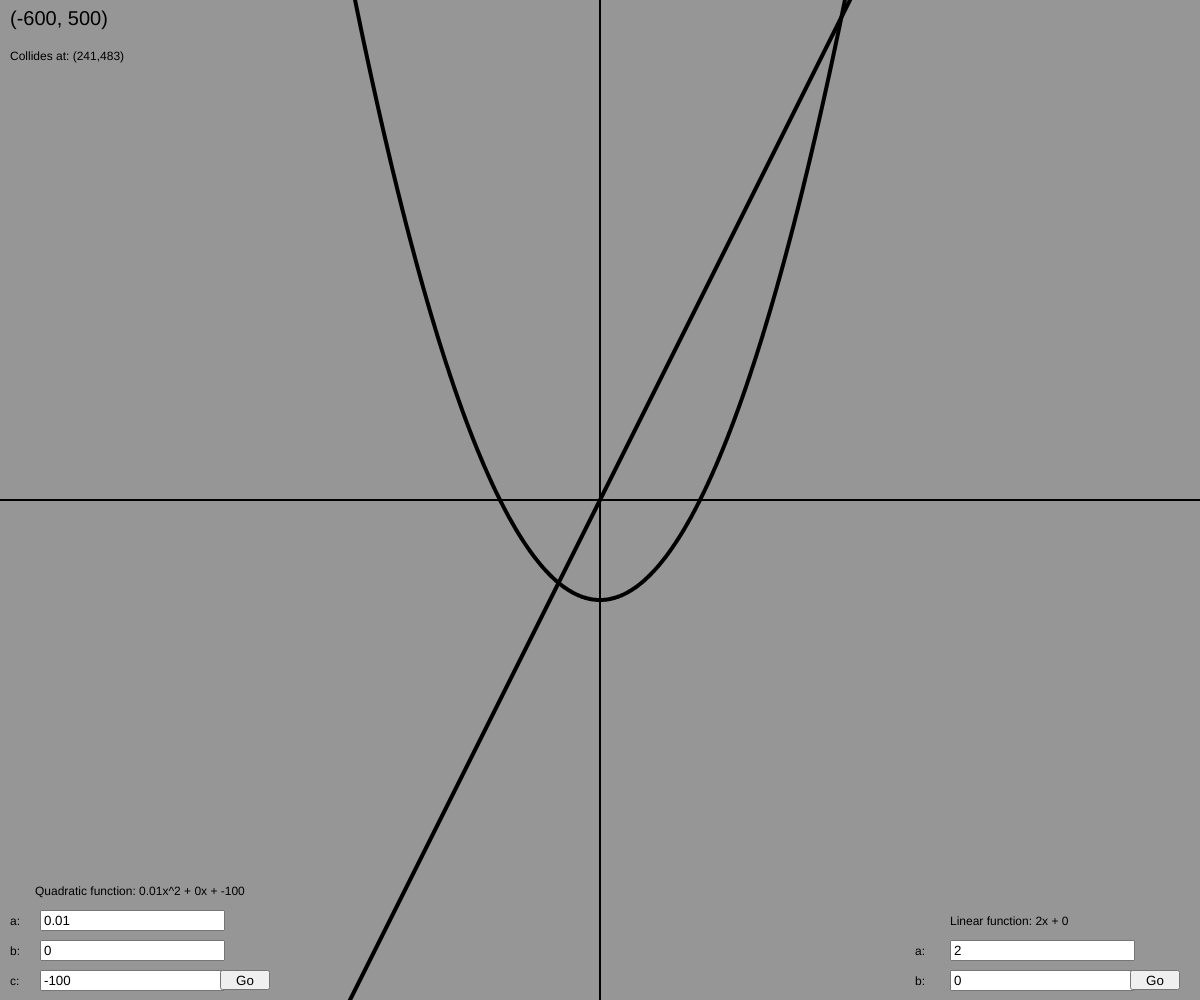
Frame 1 (no input)
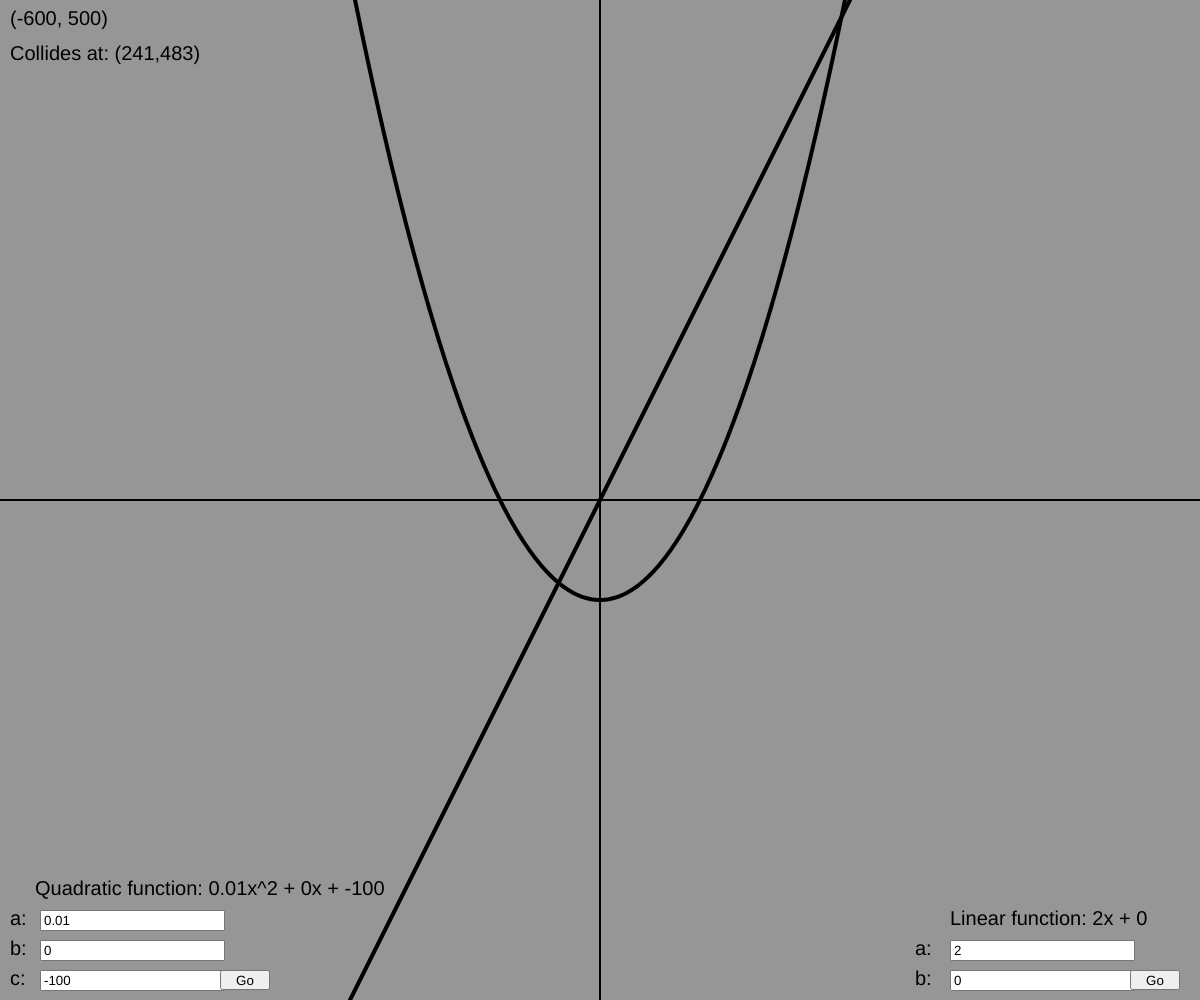
Frame 60 (no input)
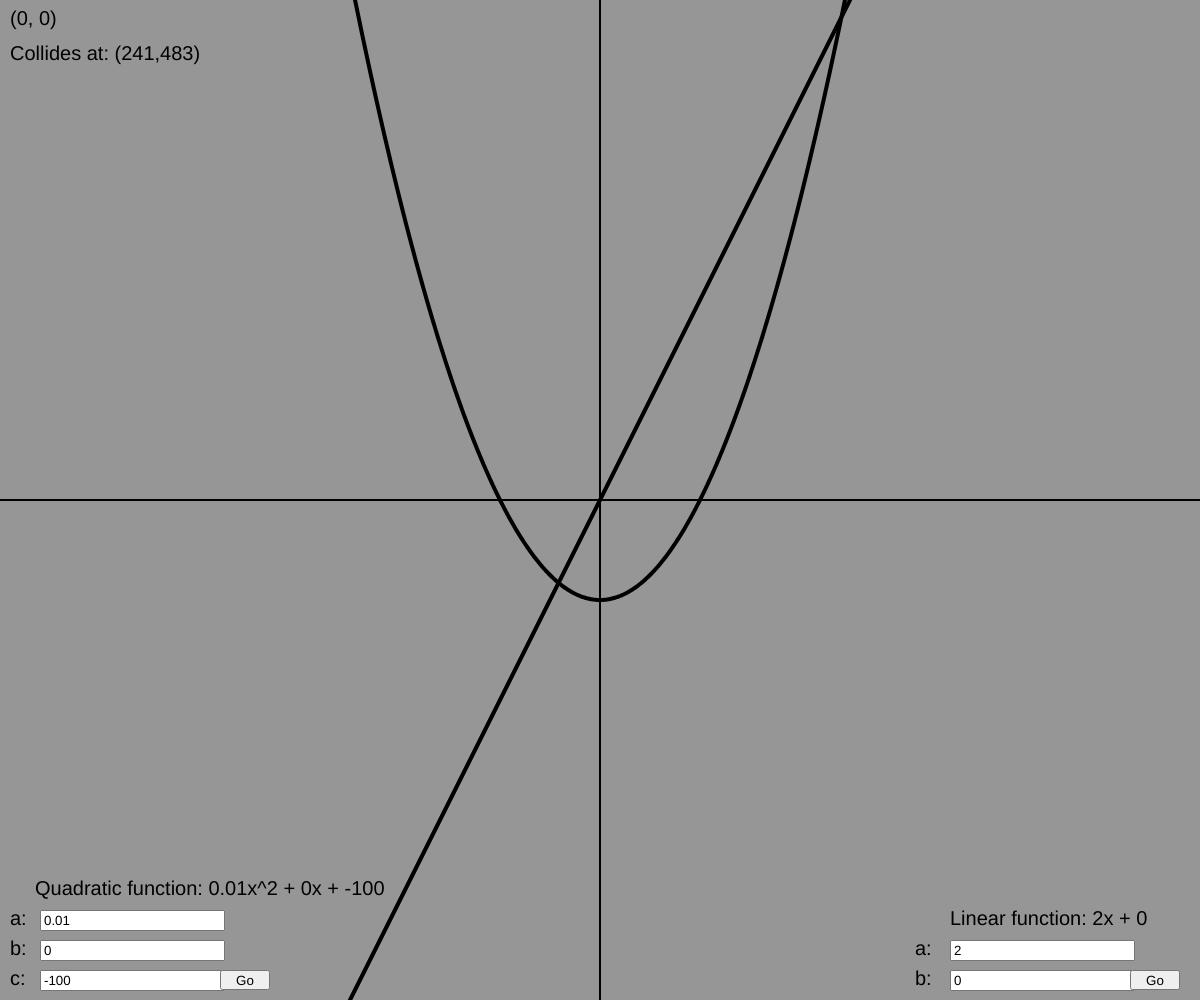
Frame 120 (the mouse pressed at the canvas centre since frame 60)

The p5.js sketch that drew these frames (run headless with seeded random() and noise() and a simulated clock; from frame 60 on, the mouse is pressed at the canvas centre):

// p5.js sketch
// ── sketch.js
//creates global variables
let xShow, yShow;
let x0, x1;
let a = 0.01,
  b = 0,
  c = -100;
let ca, cb, cc, r;
let a2, b2;
let lina = 2,
  linb = 0;
let inputa, inputb, inputc, button, inputa1, inputb1, button1;
let graph, linGraph;
let v1, v2, collide;
let guess = 1;

//runs at start
function setup() {
  //creates canvas and sets stroke weight for input fields and buttons
  createCanvas(windowWidth, windowHeight);
  strokeWeight(1.5);

  //creates vectors for calculating and showing graphs
  v1 = createVector(0, 0);
  v2 = createVector(0, 0);
  collide = createVector(0, 0);

  //creates input fields for a, b, c for the quadratic function and a, b for the linear function
  inputa = createInput();
  inputa.value(a);
  inputb = createInput();
  inputb.value(b);
  inputc = createInput();
  inputc.value(c);
  inputa1 = createInput();
  inputa1.value(lina);
  inputb1 = createInput();
  inputb1.value(linb);

  inputa.position(40, windowHeight - 90);
  inputb.position(40, windowHeight - 60);
  inputc.position(40, windowHeight - 30);
  inputa1.position(windowWidth - 250, windowHeight - 60);
  inputb1.position(windowWidth - 250, windowHeight - 30);

  //creates buttons for the input fields
  button = createButton("Go");
  button1 = createButton("Go");

  button.size(50, 20);
  button1.size(50, 20);
  button.position(220, windowHeight - 30);
  button1.position(windowWidth - 70, windowHeight - 30);
  button.mousePressed(parseText);
  button1.mousePressed(parseTextLinear);

  //creates graph and linGraph objects
  graph = new Graph();
  linGraph = new LinGraph();

  
}

//runs every frame
function draw() {
  //sets color and strokeWeight for the graph
  fill(0);
  strokeWeight(2);

  //sets xShow and yShow to the mouse position
  xShow = mouseX - windowWidth / 2;
  yShow = -(mouseY - windowHeight / 2);

  //sets the background color
  background(150);

  //creates textboxes for describing the input fields by "fixing" it to the sides of the window
  text("a:", 10, windowHeight - 90 + 15);
  text("b:", 10, windowHeight - 60 + 15);
  text("c:", 10, windowHeight - 30 + 15);
  text("a:", windowWidth - 285, windowHeight - 45);
  text("b:", windowWidth - 285, windowHeight - 15);
  
  //displays the current quadratic function in the "Quadratic function:" textbox
  text(
    "Quadratic function: " + a + "x^2 + " + b + "x + " + c,
    35,
    windowHeight - 120 + 15
  );
  
  //displays the current linear function in the "Linear function:" textbox
  text(
    "Linear function: " + lina + "x + " + linb,
    windowWidth - 250,
    windowHeight - 75
  );

  //runs newtonRaphson function to fill the "Collides at:" textbox
  newtonRaphson(a, b, c, lina, linb, guess, 0.0001, 1000);
  
  //displays the collisionvector in the "Collides at:" textbox
  text(
    "Collides at: (" + collide.x.toFixed(0) + "," + collide.y.toFixed(0) + ")",
    10,
    60
  );

  //draws the x and y axis
  line(0, windowHeight / 2, windowWidth, windowHeight / 2);
  line(windowWidth / 2, 0, windowWidth / 2, windowHeight);

  //sets textsize to 20 and displays the mouse position in the coordinatesystem
  textSize(20);
  text("(" + xShow + ", " + yShow + ")", 10, 25);

  //draws the graphs using the draw() function in the Graph and LinGraph class
  graph.draw();
  linGraph.draw();
}

//runs when the "Go" button is pressed
function parseText() {
  //parses the input fields for the quadratic function, converts them to float and sets the values of the graph object
  a = parseFloat(inputa.value());
  b = parseFloat(inputb.value());
  c = parseFloat(inputc.value());
}

//runs when the "Go" button is pressed
function parseTextLinear() {
  //parses the input fields for the linear function, converts them to float and sets the values of the linGraph object
  lina = parseFloat(inputa1.value());
  linb = parseFloat(inputb1.value());
}

//creates class Graph to draw the quadratic function
class Graph {
  //runs when the object is created setting the type to "quadratic"
  constructor() {
    this.type = "quadratic";
  }

  //defines the draw function within the Graph class
  draw() {
    //begins the shape, makes it not fill the shape and sets the strokeWeight to 4
    beginShape();
    noFill();
    strokeWeight(4);

    //for loop that draws the graph across the window
    for (let i = -windowWidth / 2 + 1; i < windowWidth; i++) {
      //calculates coordinates from the x value and sets the vector v1 to the coordinates
      v1.set(
        i + windowWidth / 2,
        -calcY(i, graph.type, false) + windowHeight / 2
      );

      //uses P5.js vertex function to draw the graph
      vertex(v1.x, v1.y);
    }
    //ends the shape
    endShape();
  }
}

//creates class LinGraph to draw the linear function
class LinGraph {
  //runs when the object is created setting the type to "linear"
  constructor() {
    this.type = "linear";
  }

  //defines the draw function within the LinGraph class
  draw() {
    //begins the shape, makes it not fill the shape and sets the strokeWeight to 4
    beginShape();
    noFill();
    strokeWeight(4);

    //for loop that draws the graph across the window
    for (let i = -windowWidth / 2 + 1; i < windowWidth; i++) {
      //calculates coordinates from the x value and sets the vector v2 to the coordinates
      v2.set(
        i + windowWidth / 2,
        -calcY(i, linGraph.type, false) + windowHeight / 2
      );

      //uses P5.js vertex function to draw the graph
      vertex(v2.x, v2.y);
    }
    //ends the shape
    endShape();
  }
}

//calculates the y value of the mathematical function depending on the type of function and whether it is the function or the derivative
function calcY(x, type, diff) {
  //quadratic function
  if (type == "quadratic" && diff == false) {
    return a * x * x + b * x + c;

    //derivative of quadratic function
  } else if (type == "quadratic" && diff == true) {
    return 2 * a * x + b;
  }

  //linear function
  if (type == "linear" && diff == false) {
    return lina * x + linb;

    //derivative of linear function
  } else if (type == "linear" && diff == true) {
    return linb;
  }
}

//runs the Newton Raphson algorithm using the parameters a, b, c, a1, b1, guess, precision and maxRuns
//guess is the first guess, precision is the precision of the result and maxRuns is the maximum amount of times the algorithm runs
function newtonRaphson(a, b, c, a1, b1, guess, precision, maxRuns) {
  //sets first guess using the guess parameter
  x0 = guess;

  //runs the algorithm maxRuns times
  for (let i = 0; i < maxRuns; i++) {
    //checks if the difference between the y values of the quadratic and linear function is smaller than the precision
    //(and if they collide)
    if (
      Math.abs(calcY(x0, graph.type, false) - calcY(x0, linGraph.type, false)) <
      precision
    ) {
      //if true, sets the collide vector to the x and y value of the point where the functions collide
      collide.set(x0, calcY(x0, graph.type, false));

      //returns the x value of the point where the functions collide
      return x0;
    }
    //if the previous if statement is false, calculates the next guess using the Newton Raphson algorithm
    x1 =
      x0 -
      (calcY(x0, graph.type, false) - calcY(x0, linGraph.type, false)) /
        (calcY(x0, graph.type, true) - calcY(x0, linGraph.type, true));
    x0 = x1;
  }
}
